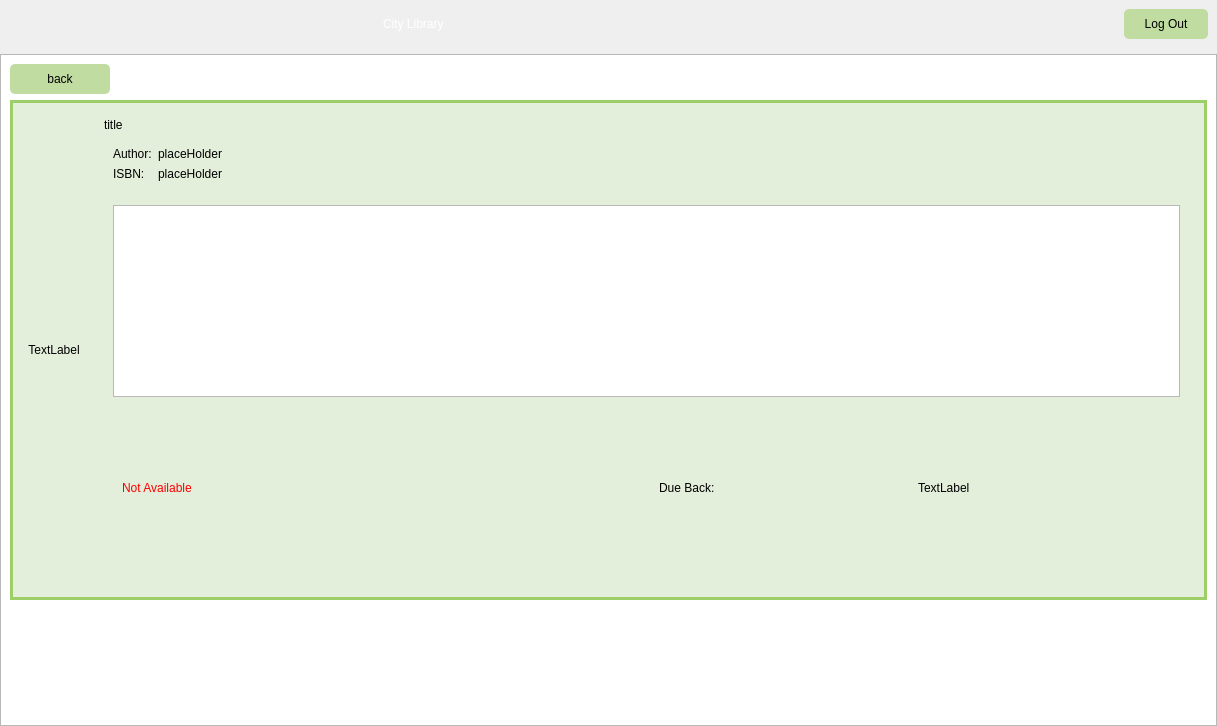
<?xml version="1.0" encoding="UTF-8"?>
<ui version="4.0">
 <class>ViewBookInfo</class>
 <widget class="QWidget" name="ViewBookInfo">
  <property name="geometry">
   <rect>
    <x>0</x>
    <y>0</y>
    <width>1217</width>
    <height>726</height>
   </rect>
  </property>
  <property name="windowTitle">
   <string>Form</string>
  </property>
  <property name="styleSheet">
   <string notr="true">

QPushButton{
	padding: 8px 20px;
	border-radius: 5px;
	outline: none;
	color: rgb(0, 0, 0);
	font: 700 9pt &quot;Segoe UI&quot;;
	background-color: rgb(192, 220, 161);
	
}

QPushButton:hover {
	background-color: rgb(161, 184, 135);
}


QLabel{
	color: rgb(0, 0, 0);
	font: 700 9pt &quot;Segoe UI&quot;;
}
</string>
  </property>
  <layout class="QVBoxLayout" name="verticalLayout_6">
   <property name="leftMargin">
    <number>0</number>
   </property>
   <property name="topMargin">
    <number>0</number>
   </property>
   <property name="rightMargin">
    <number>0</number>
   </property>
   <property name="bottomMargin">
    <number>0</number>
   </property>
   <item>
    <widget class="QWidget" name="bannerBackground" native="true">
     <property name="maximumSize">
      <size>
       <width>16777215</width>
       <height>150</height>
      </size>
     </property>
     <property name="styleSheet">
      <string notr="true">#bannerBackground {
	background-image: url(:/branding/images/brand/background.jpg);
}</string>
     </property>
     <layout class="QHBoxLayout" name="horizontalLayout_2" stretch="1,2,0">
      <property name="rightMargin">
       <number>9</number>
      </property>
      <item>
       <widget class="QLabel" name="bannerLogo">
        <property name="text">
         <string/>
        </property>
        <property name="pixmap">
         <pixmap resource="images.qrc">:/branding/images/brand/logoSmall.png</pixmap>
        </property>
       </widget>
      </item>
      <item>
       <widget class="QLabel" name="bannerTitle">
        <property name="styleSheet">
         <string notr="true">#bannerTitle {
	color: rgb(255, 255, 255);
	font: 700 60pt &quot;Segoe UI&quot;;
}</string>
        </property>
        <property name="text">
         <string>City Library</string>
        </property>
       </widget>
      </item>
      <item>
       <widget class="QPushButton" name="logoutButton">
        <property name="minimumSize">
         <size>
          <width>75</width>
          <height>0</height>
         </size>
        </property>
        <property name="text">
         <string>Log Out</string>
        </property>
       </widget>
      </item>
     </layout>
    </widget>
   </item>
   <item>
    <widget class="QScrollArea" name="scrollArea">
     <property name="widgetResizable">
      <bool>true</bool>
     </property>
     <widget class="QWidget" name="bookInfoScroll">
      <property name="geometry">
       <rect>
        <x>0</x>
        <y>0</y>
        <width>1215</width>
        <height>594</height>
       </rect>
      </property>
      <property name="styleSheet">
       <string notr="true">#bookInfoScroll{
	background-color: rgb(255, 255, 255);
}</string>
      </property>
      <layout class="QVBoxLayout" name="verticalLayout">
       <item>
        <widget class="QPushButton" name="backButton">
         <property name="minimumSize">
          <size>
           <width>0</width>
           <height>25</height>
          </size>
         </property>
         <property name="maximumSize">
          <size>
           <width>100</width>
           <height>16777215</height>
          </size>
         </property>
         <property name="layoutDirection">
          <enum>Qt::LayoutDirection::LeftToRight</enum>
         </property>
         <property name="text">
          <string>back</string>
         </property>
        </widget>
       </item>
       <item>
        <widget class="QWidget" name="bookLayout" native="true">
         <property name="styleSheet">
          <string notr="true">#bookLayout{
	border: 3px solid;
	border-color: rgb(158, 206, 104);
	background-color: rgb(227, 238, 219);
}</string>
         </property>
         <layout class="QHBoxLayout" name="bookInfoLayout">
          <item>
           <widget class="QWidget" name="bookCoverLayout" native="true">
            <layout class="QVBoxLayout" name="verticalLayout_3">
             <item>
              <widget class="QLabel" name="coverLabel">
               <property name="text">
                <string>TextLabel</string>
               </property>
               <property name="alignment">
                <set>Qt::AlignmentFlag::AlignCenter</set>
               </property>
              </widget>
             </item>
            </layout>
           </widget>
          </item>
          <item>
           <widget class="QWidget" name="bookDescriptionLayout" native="true">
            <layout class="QVBoxLayout" name="verticalLayout_4">
             <item>
              <widget class="QLabel" name="titleLabel">
               <property name="styleSheet">
                <string notr="true">#titleLabel{
	font: 700 26pt &quot;Segoe UI&quot;;
}</string>
               </property>
               <property name="text">
                <string>title</string>
               </property>
              </widget>
             </item>
             <item>
              <layout class="QHBoxLayout" name="detailsLayout" stretch="0">
               <item>
                <widget class="QWidget" name="info" native="true">
                 <property name="styleSheet">
                  <string notr="true">#info{
	border: 0px solid;
}</string>
                 </property>
                 <layout class="QGridLayout" name="bookDetailsLayout" columnstretch="0,1">
                  <item row="0" column="0">
                   <widget class="QLabel" name="authorLabel">
                    <property name="text">
                     <string>Author:</string>
                    </property>
                   </widget>
                  </item>
                  <item row="1" column="0">
                   <widget class="QLabel" name="isbnLabel">
                    <property name="text">
                     <string>ISBN:</string>
                    </property>
                   </widget>
                  </item>
                  <item row="1" column="1">
                   <widget class="QLabel" name="isbnOutputLabel">
                    <property name="text">
                     <string>placeHolder</string>
                    </property>
                   </widget>
                  </item>
                  <item row="0" column="1">
                   <widget class="QLabel" name="authorOutputLabel">
                    <property name="text">
                     <string>placeHolder</string>
                    </property>
                   </widget>
                  </item>
                 </layout>
                </widget>
               </item>
              </layout>
             </item>
             <item>
              <widget class="QWidget" name="widget" native="true">
               <layout class="QVBoxLayout" name="verticalLayout_5">
                <item>
                 <widget class="QTextBrowser" name="bookDescription"/>
                </item>
                <item>
                 <layout class="QHBoxLayout" name="horizontalLayout">
                  <item>
                   <widget class="QStackedWidget" name="availabilityWidget">
                    <property name="currentIndex">
                     <number>4</number>
                    </property>
                    <widget class="QWidget" name="availablePage">
                     <layout class="QVBoxLayout" name="verticalLayout_10">
                      <item>
                       <widget class="QLabel" name="availableLabel">
                        <property name="styleSheet">
                         <string notr="true">#availableLabel{
	font: 700 12pt &quot;Segoe UI&quot;;
	color: rgb(0, 170, 0);
}</string>
                        </property>
                        <property name="text">
                         <string>Available</string>
                        </property>
                       </widget>
                      </item>
                     </layout>
                    </widget>
                    <widget class="QWidget" name="checkedoutPage">
                     <layout class="QVBoxLayout" name="verticalLayout_11">
                      <item>
                       <widget class="QLabel" name="checkedOutLabel">
                        <property name="styleSheet">
                         <string notr="true">#checkedOutLabel{
	font: 700 12pt &quot;Segoe UI&quot;;
	color: rgb(0, 170, 0);
}</string>
                        </property>
                        <property name="text">
                         <string>Checked out to you</string>
                        </property>
                       </widget>
                      </item>
                     </layout>
                    </widget>
                    <widget class="QWidget" name="holdPendingPage">
                     <layout class="QVBoxLayout" name="verticalLayout_13">
                      <item>
                       <widget class="QLabel" name="holdPendingLabel">
                        <property name="styleSheet">
                         <string notr="true">#holdPendingLabel{
	font: 700 12pt &quot;Segoe UI&quot;;
	color: rgb(255, 0, 0);
}</string>
                        </property>
                        <property name="text">
                         <string>On Hold</string>
                        </property>
                       </widget>
                      </item>
                     </layout>
                    </widget>
                    <widget class="QWidget" name="holdReadyDisplayPage">
                     <layout class="QVBoxLayout" name="verticalLayout_14">
                      <item>
                       <widget class="QLabel" name="holdReadyDisplayLabel">
                        <property name="styleSheet">
                         <string notr="true">#holdReadyLabel{
	font: 700 12pt &quot;Segoe UI&quot;;
	color: rgb(0, 170, 0);
}</string>
                        </property>
                        <property name="text">
                         <string>Ready for pick up</string>
                        </property>
                       </widget>
                      </item>
                     </layout>
                    </widget>
                    <widget class="QWidget" name="notAvailablePage">
                     <layout class="QVBoxLayout" name="verticalLayout_12">
                      <item>
                       <widget class="QLabel" name="notAvailableLabel">
                        <property name="styleSheet">
                         <string notr="true">#notAvailableLabel{
	font: 700 12pt &quot;Segoe UI&quot;;
	color: rgb(255, 0, 0);
}</string>
                        </property>
                        <property name="text">
                         <string>Not Available</string>
                        </property>
                       </widget>
                      </item>
                     </layout>
                    </widget>
                   </widget>
                  </item>
                  <item>
                   <widget class="QStackedWidget" name="optionsStackedWidget">
                    <property name="currentIndex">
                     <number>4</number>
                    </property>
                    <widget class="QWidget" name="userNotAvailablePage">
                     <layout class="QVBoxLayout" name="verticalLayout_15">
                      <item>
                       <layout class="QHBoxLayout" name="holdDisplayLayout">
                        <item>
                         <widget class="QLabel" name="holdNumberLabel">
                          <property name="text">
                           <string>TextLabel</string>
                          </property>
                         </widget>
                        </item>
                        <item>
                         <widget class="QLabel" name="holdTextLabel">
                          <property name="text">
                           <string>in Queue</string>
                          </property>
                         </widget>
                        </item>
                       </layout>
                      </item>
                      <item>
                       <widget class="QPushButton" name="holdButton_2">
                        <property name="minimumSize">
                         <size>
                          <width>0</width>
                          <height>25</height>
                         </size>
                        </property>
                        <property name="styleSheet">
                         <string notr="true">#holdButton{
	border: 1px solid;
	color: rgb(0, 0, 0);
	font: 700 9pt &quot;Segoe UI&quot;;
	background-color: rgb(192, 220, 161);
}</string>
                        </property>
                        <property name="text">
                         <string>Place Hold</string>
                        </property>
                       </widget>
                      </item>
                     </layout>
                    </widget>
                    <widget class="QWidget" name="adminPage">
                     <layout class="QGridLayout" name="gridLayout_2">
                      <item row="1" column="1">
                       <widget class="QLabel" name="QueueOutputLabel">
                        <property name="text">
                         <string>TextLabel</string>
                        </property>
                       </widget>
                      </item>
                      <item row="1" column="0">
                       <widget class="QLabel" name="QueueLabel">
                        <property name="text">
                         <string>Waiting in Queue</string>
                        </property>
                       </widget>
                      </item>
                      <item row="0" column="0">
                       <widget class="QLabel" name="CheckedOutToLabel">
                        <property name="text">
                         <string>Checked Out To :</string>
                        </property>
                       </widget>
                      </item>
                      <item row="0" column="1">
                       <widget class="QLabel" name="checkedOutputLabel">
                        <property name="text">
                         <string>TextLabel</string>
                        </property>
                       </widget>
                      </item>
                      <item row="2" column="1">
                       <widget class="QPushButton" name="editButton">
                        <property name="minimumSize">
                         <size>
                          <width>0</width>
                          <height>25</height>
                         </size>
                        </property>
                        <property name="styleSheet">
                         <string notr="true">#editButton{
	border: 1px solid;
	color: rgb(0, 0, 0);
	font: 700 9pt &quot;Segoe UI&quot;;
	background-color: rgb(192, 220, 161);
}</string>
                        </property>
                        <property name="text">
                         <string>Edit Book</string>
                        </property>
                       </widget>
                      </item>
                      <item row="2" column="0">
                       <widget class="QPushButton" name="returnButton">
                        <property name="minimumSize">
                         <size>
                          <width>0</width>
                          <height>25</height>
                         </size>
                        </property>
                        <property name="styleSheet">
                         <string notr="true">#returnButton{
	border: 1px solid;
	color: rgb(0, 0, 0);
	font: 700 9pt &quot;Segoe UI&quot;;
	background-color: rgb(192, 220, 161);
}</string>
                        </property>
                        <property name="text">
                         <string>Return</string>
                        </property>
                       </widget>
                      </item>
                     </layout>
                    </widget>
                    <widget class="QWidget" name="dataPage">
                     <layout class="QVBoxLayout" name="verticalLayout_16">
                      <item>
                       <widget class="QLabel" name="usernameStoredLabel">
                        <property name="text">
                         <string>TextLabel</string>
                        </property>
                       </widget>
                      </item>
                      <item>
                       <widget class="QLabel" name="holdStoredIdLabel">
                        <property name="text">
                         <string>TextLabel</string>
                        </property>
                       </widget>
                      </item>
                     </layout>
                    </widget>
                    <widget class="QWidget" name="userAvailablePage">
                     <layout class="QVBoxLayout" name="verticalLayout_17">
                      <item>
                       <widget class="QPushButton" name="checkoutButton">
                        <property name="minimumSize">
                         <size>
                          <width>0</width>
                          <height>25</height>
                         </size>
                        </property>
                        <property name="styleSheet">
                         <string notr="true">#checkoutButton{
	border: 1px solid;
	color: rgb(0, 0, 0);
	font: 700 9pt &quot;Segoe UI&quot;;
	background-color: rgb(192, 220, 161);
}</string>
                        </property>
                        <property name="text">
                         <string>Checkout</string>
                        </property>
                       </widget>
                      </item>
                     </layout>
                    </widget>
                    <widget class="QWidget" name="userCheckedoutPage">
                     <layout class="QVBoxLayout" name="verticalLayout_18">
                      <item>
                       <layout class="QHBoxLayout" name="horizontalLayout_7">
                        <item>
                         <widget class="QLabel" name="dueLabel">
                          <property name="text">
                           <string>Due Back:</string>
                          </property>
                         </widget>
                        </item>
                        <item>
                         <widget class="QLabel" name="dueOutputLabel">
                          <property name="text">
                           <string>TextLabel</string>
                          </property>
                         </widget>
                        </item>
                       </layout>
                      </item>
                     </layout>
                    </widget>
                    <widget class="QWidget" name="holdReadyPage">
                     <layout class="QVBoxLayout" name="verticalLayout_19">
                      <item>
                       <widget class="QPushButton" name="confirmButton">
                        <property name="minimumSize">
                         <size>
                          <width>0</width>
                          <height>25</height>
                         </size>
                        </property>
                        <property name="styleSheet">
                         <string notr="true">#confirmButton{
	border: 1px solid;
	color: rgb(0, 0, 0);
	font: 700 9pt &quot;Segoe UI&quot;;
	background-color: rgb(192, 220, 161);
}</string>
                        </property>
                        <property name="text">
                         <string>Confirm Pickup</string>
                        </property>
                       </widget>
                      </item>
                      <item>
                       <widget class="QPushButton" name="removeHold02Button">
                        <property name="minimumSize">
                         <size>
                          <width>0</width>
                          <height>25</height>
                         </size>
                        </property>
                        <property name="styleSheet">
                         <string notr="true">#removeHold02Button{
	border: 1px solid;
	color: rgb(0, 0, 0);
	font: 700 9pt &quot;Segoe UI&quot;;
	background-color: rgb(192, 220, 161);
}</string>
                        </property>
                        <property name="text">
                         <string>Remove Hold</string>
                        </property>
                       </widget>
                      </item>
                     </layout>
                    </widget>
                    <widget class="QWidget" name="holdActivePage">
                     <layout class="QVBoxLayout" name="verticalLayout_20">
                      <item>
                       <layout class="QHBoxLayout" name="holdActiveLabelLayout">
                        <item>
                         <widget class="QLabel" name="queuePlaceLabel">
                          <property name="text">
                           <string>Place in Queue:</string>
                          </property>
                         </widget>
                        </item>
                        <item>
                         <widget class="QLabel" name="queuePlaceOutPutLabel">
                          <property name="text">
                           <string>TextLabel</string>
                          </property>
                         </widget>
                        </item>
                       </layout>
                      </item>
                      <item>
                       <widget class="QPushButton" name="removeHoldButton">
                        <property name="minimumSize">
                         <size>
                          <width>0</width>
                          <height>25</height>
                         </size>
                        </property>
                        <property name="styleSheet">
                         <string notr="true">#removeHoldButton{
	border: 1px solid;
	color: rgb(0, 0, 0);
	font: 700 9pt &quot;Segoe UI&quot;;
	background-color: rgb(192, 220, 161);
}</string>
                        </property>
                        <property name="text">
                         <string>Remove Hold</string>
                        </property>
                       </widget>
                      </item>
                     </layout>
                    </widget>
                    <widget class="QWidget" name="detailsPage">
                     <layout class="QVBoxLayout" name="verticalLayout_21">
                      <item>
                       <widget class="QLabel" name="holdIdOutputLabel">
                        <property name="text">
                         <string>TextLabel</string>
                        </property>
                       </widget>
                      </item>
                     </layout>
                    </widget>
                   </widget>
                  </item>
                 </layout>
                </item>
               </layout>
              </widget>
             </item>
            </layout>
           </widget>
          </item>
         </layout>
        </widget>
       </item>
       <item>
        <widget class="QWidget" name="footerBackground" native="true">
         <property name="minimumSize">
          <size>
           <width>0</width>
           <height>110</height>
          </size>
         </property>
         <property name="maximumSize">
          <size>
           <width>16777215</width>
           <height>110</height>
          </size>
         </property>
         <layout class="QGridLayout" name="gridLayout" columnstretch="0,0,0">
          <property name="leftMargin">
           <number>0</number>
          </property>
          <property name="topMargin">
           <number>0</number>
          </property>
          <property name="rightMargin">
           <number>0</number>
          </property>
          <property name="bottomMargin">
           <number>0</number>
          </property>
          <item row="0" column="2">
           <spacer name="horizontalSpacer_2">
            <property name="orientation">
             <enum>Qt::Orientation::Horizontal</enum>
            </property>
            <property name="sizeHint" stdset="0">
             <size>
              <width>40</width>
              <height>20</height>
             </size>
            </property>
           </spacer>
          </item>
          <item row="0" column="1">
           <widget class="QLabel" name="footerLogo">
            <property name="text">
             <string/>
            </property>
            <property name="pixmap">
             <pixmap resource="images.qrc">:/branding/images/brand/logoSmall.png</pixmap>
            </property>
           </widget>
          </item>
          <item row="0" column="0">
           <spacer name="horizontalSpacer_3">
            <property name="orientation">
             <enum>Qt::Orientation::Horizontal</enum>
            </property>
            <property name="sizeHint" stdset="0">
             <size>
              <width>472</width>
              <height>5</height>
             </size>
            </property>
           </spacer>
          </item>
         </layout>
        </widget>
       </item>
      </layout>
     </widget>
    </widget>
   </item>
  </layout>
 </widget>
 <resources>
  <include location="images.qrc"/>
 </resources>
 <connections/>
</ui>
